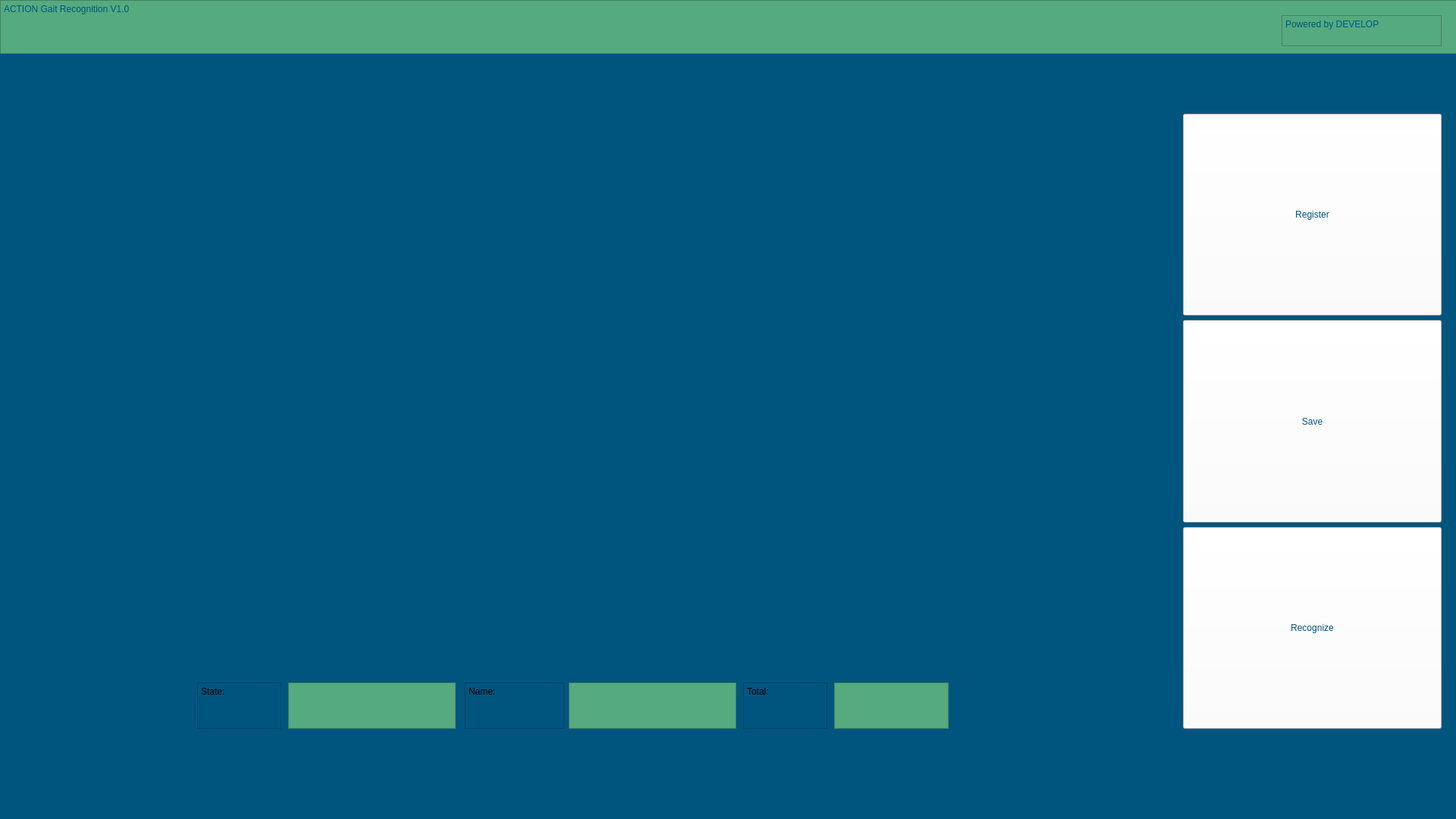
<?xml version="1.0" encoding="UTF-8"?>
<ui version="4.0">
 <class>MainWindow</class>
 <widget class="QMainWindow" name="MainWindow">
  <property name="geometry">
   <rect>
    <x>0</x>
    <y>0</y>
    <width>1920</width>
    <height>1080</height>
   </rect>
  </property>
  <property name="windowTitle">
   <string>MainWindow</string>
  </property>
  <property name="styleSheet">
   <string notr="true">font: 24pt &quot;微软雅黑&quot;;
background-color: rgb(0, 85, 127);</string>
  </property>
  <widget class="QWidget" name="centralwidget">
   <widget class="QPlainTextEdit" name="DemoName">
    <property name="geometry">
     <rect>
      <x>0</x>
      <y>0</y>
      <width>1921</width>
      <height>71</height>
     </rect>
    </property>
    <property name="styleSheet">
     <string notr="true">font: 75 36pt &quot;黑体&quot;;
color: rgb(0, 85, 127);
background-color: rgb(85, 170, 127);</string>
    </property>
    <property name="plainText">
     <string>ACTION Gait Recognition V1.0</string>
    </property>
   </widget>
   <widget class="QPlainTextEdit" name="plainTextEdit">
    <property name="geometry">
     <rect>
      <x>1690</x>
      <y>20</y>
      <width>211</width>
      <height>41</height>
     </rect>
    </property>
    <property name="styleSheet">
     <string notr="true">background-color: rgb(85, 170, 127);
font: 75 14pt &quot;黑体&quot;;
border-color: rgb(85, 170, 127);
border-color: rgb(85, 170, 127);
color: rgb(0, 85, 127);</string>
    </property>
    <property name="plainText">
     <string>Powered by DEVELOP</string>
    </property>
   </widget>
   <widget class="QTextEdit" name="state_print">
    <property name="geometry">
     <rect>
      <x>380</x>
      <y>900</y>
      <width>221</width>
      <height>61</height>
     </rect>
    </property>
    <property name="styleSheet">
     <string notr="true">font: 18pt &quot;黑体&quot;;
color: rgb(255, 0, 0);
background-color: rgb(85, 170, 127);</string>
    </property>
   </widget>
   <widget class="QPlainTextEdit" name="plainTextEdit_2">
    <property name="geometry">
     <rect>
      <x>260</x>
      <y>900</y>
      <width>111</width>
      <height>61</height>
     </rect>
    </property>
    <property name="plainText">
     <string>State:</string>
    </property>
   </widget>
   <widget class="QPlainTextEdit" name="plainTextEdit_3">
    <property name="geometry">
     <rect>
      <x>613</x>
      <y>900</y>
      <width>131</width>
      <height>61</height>
     </rect>
    </property>
    <property name="plainText">
     <string>Name:</string>
    </property>
   </widget>
   <widget class="QTextEdit" name="id_name">
    <property name="geometry">
     <rect>
      <x>750</x>
      <y>900</y>
      <width>221</width>
      <height>61</height>
     </rect>
    </property>
    <property name="styleSheet">
     <string notr="true">font: 18pt &quot;黑体&quot;;
color: rgb(255, 0, 0);
background-color: rgb(85, 170, 127);</string>
    </property>
   </widget>
   <widget class="QPlainTextEdit" name="plainTextEdit_4">
    <property name="geometry">
     <rect>
      <x>980</x>
      <y>900</y>
      <width>111</width>
      <height>61</height>
     </rect>
    </property>
    <property name="plainText">
     <string>Total:</string>
    </property>
   </widget>
   <widget class="QTextEdit" name="id_num">
    <property name="geometry">
     <rect>
      <x>1100</x>
      <y>900</y>
      <width>151</width>
      <height>61</height>
     </rect>
    </property>
    <property name="styleSheet">
     <string notr="true">font: 18pt &quot;黑体&quot;;
color: rgb(255, 0, 0);
background-color: rgb(85, 170, 127);</string>
    </property>
   </widget>
   <widget class="QWidget" name="verticalLayoutWidget">
    <property name="geometry">
     <rect>
      <x>1560</x>
      <y>150</y>
      <width>341</width>
      <height>811</height>
     </rect>
    </property>
    <layout class="QVBoxLayout" name="verticalLayout">
     <item>
      <widget class="QPushButton" name="register_2">
       <property name="sizePolicy">
        <sizepolicy hsizetype="Preferred" vsizetype="Preferred">
         <horstretch>0</horstretch>
         <verstretch>0</verstretch>
        </sizepolicy>
       </property>
       <property name="styleSheet">
        <string notr="true">color: rgb(0, 85, 127);
selection-background-color: rgb(85, 170, 127);
background-color: rgb(255, 255, 255);
border-color: rgb(0, 85, 127);
alternate-background-color: qlineargradient(spread:pad, x1:0, y1:0, x2:1, y2:0, stop:0 rgba(0, 0, 0, 255), stop:1 rgba(255, 255, 255, 255));
alternate-background-color: rgb(0, 85, 127);</string>
       </property>
       <property name="text">
        <string>Register</string>
       </property>
      </widget>
     </item>
     <item>
      <widget class="QPushButton" name="save_gei">
       <property name="sizePolicy">
        <sizepolicy hsizetype="Preferred" vsizetype="Preferred">
         <horstretch>0</horstretch>
         <verstretch>0</verstretch>
        </sizepolicy>
       </property>
       <property name="styleSheet">
        <string notr="true">color: rgb(0, 85, 127);
selection-background-color: rgb(85, 170, 127);
background-color: rgb(255, 255, 255);
border-color: rgb(0, 85, 127);
alternate-background-color: qlineargradient(spread:pad, x1:0, y1:0, x2:1, y2:0, stop:0 rgba(0, 0, 0, 255), stop:1 rgba(255, 255, 255, 255));
alternate-background-color: rgb(0, 85, 127);</string>
       </property>
       <property name="text">
        <string>Save</string>
       </property>
      </widget>
     </item>
     <item>
      <widget class="QPushButton" name="recognize">
       <property name="sizePolicy">
        <sizepolicy hsizetype="Preferred" vsizetype="Preferred">
         <horstretch>0</horstretch>
         <verstretch>0</verstretch>
        </sizepolicy>
       </property>
       <property name="styleSheet">
        <string notr="true">color: rgb(0, 85, 127);
selection-background-color: rgb(85, 170, 127);
background-color: rgb(255, 255, 255);
border-color: rgb(0, 85, 127);
alternate-background-color: qlineargradient(spread:pad, x1:0, y1:0, x2:1, y2:0, stop:0 rgba(0, 0, 0, 255), stop:1 rgba(255, 255, 255, 255));
alternate-background-color: rgb(0, 85, 127);</string>
       </property>
       <property name="text">
        <string>Recognize</string>
       </property>
      </widget>
     </item>
    </layout>
   </widget>
  </widget>
  <widget class="QMenuBar" name="menubar">
   <property name="geometry">
    <rect>
     <x>0</x>
     <y>0</y>
     <width>1920</width>
     <height>53</height>
    </rect>
   </property>
  </widget>
 </widget>
 <resources/>
 <connections/>
</ui>
